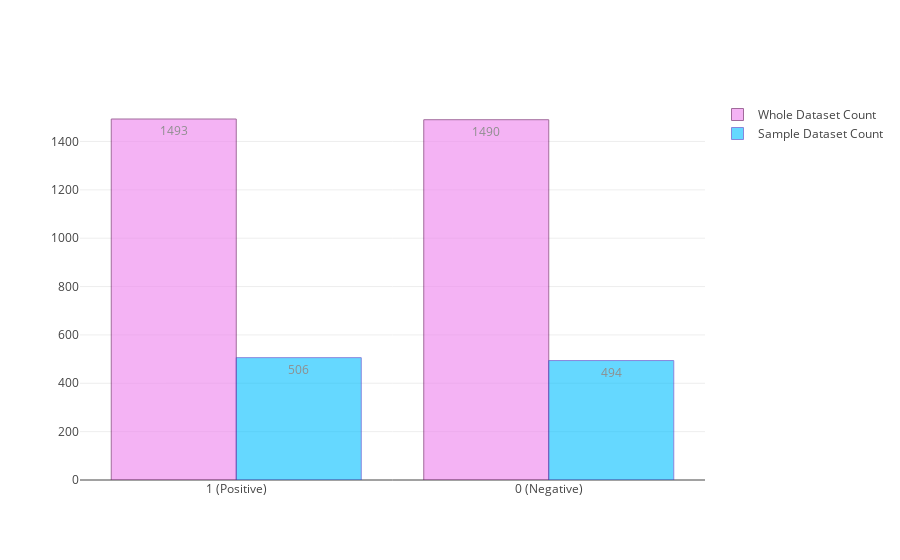

The code cell stored with this chart in its notebook:
### Code cell
# Visualize by using Bar Chart, plotly
x = ["1 (Positive)","0 (Negative)"]
result_count = result.score.value_counts()
result_sample_count = result_sample.score.value_counts()

trace1 = go.Bar(
    x = x,
    y = result_count,
    name = 'Whole Dataset Count',
    text = result_count,
    textposition = 'auto',
    marker = dict(
        color = 'violet',
        line = dict(
            color = 'rgb(99, 10, 90)',
            width = 1),
        ),
    opacity = 0.6
)
trace2 = go.Bar(
    x = x,
    y = result_sample_count,
    name = 'Sample Dataset Count',
    text = result_sample_count,
    textposition = 'auto',
    marker = dict(
        color = 'deepskyblue',
        line = dict(
            color = 'rgb(58, 55, 198)',
            width = 1),
        ),
    opacity = 0.6
)

data = [trace1,trace2]
# py.iplot(data, filename = 'jupyter-grouped-bar-direct-labels')
py.offline.iplot(data, filename = 'jupyter-grouped-bar-direct-labels')

### Figure 1 — Plotly figure (JSON) as saved in the notebook; plotly's stock layout.template omitted (floating-point values rounded to 4 significant figures)
{"data": [{"marker": {"color": "violet", "line": {"color": "rgb(99, 10, 90)", "width": 1}}, "name": "Whole Dataset Count", "opacity": 0.6, "text": [1493, 1490], "textposition": "auto", "type": "bar", "uid": "2fda87ca-dabb-11e8-8eb1-406c8f1e7bab", "x": ["1 (Positive)", "0 (Negative)"], "y": [1493, 1490]}, {"marker": {"color": "deepskyblue", "line": {"color": "rgb(58, 55, 198)", "width": 1}}, "name": "Sample Dataset Count", "opacity": 0.6, "text": [506, 494], "textposition": "auto", "type": "bar", "uid": "2fda8a40-dabb-11e8-8eb1-406c8f1e7bab", "x": ["1 (Positive)", "0 (Negative)"], "y": [506, 494]}], "layout": {}}
